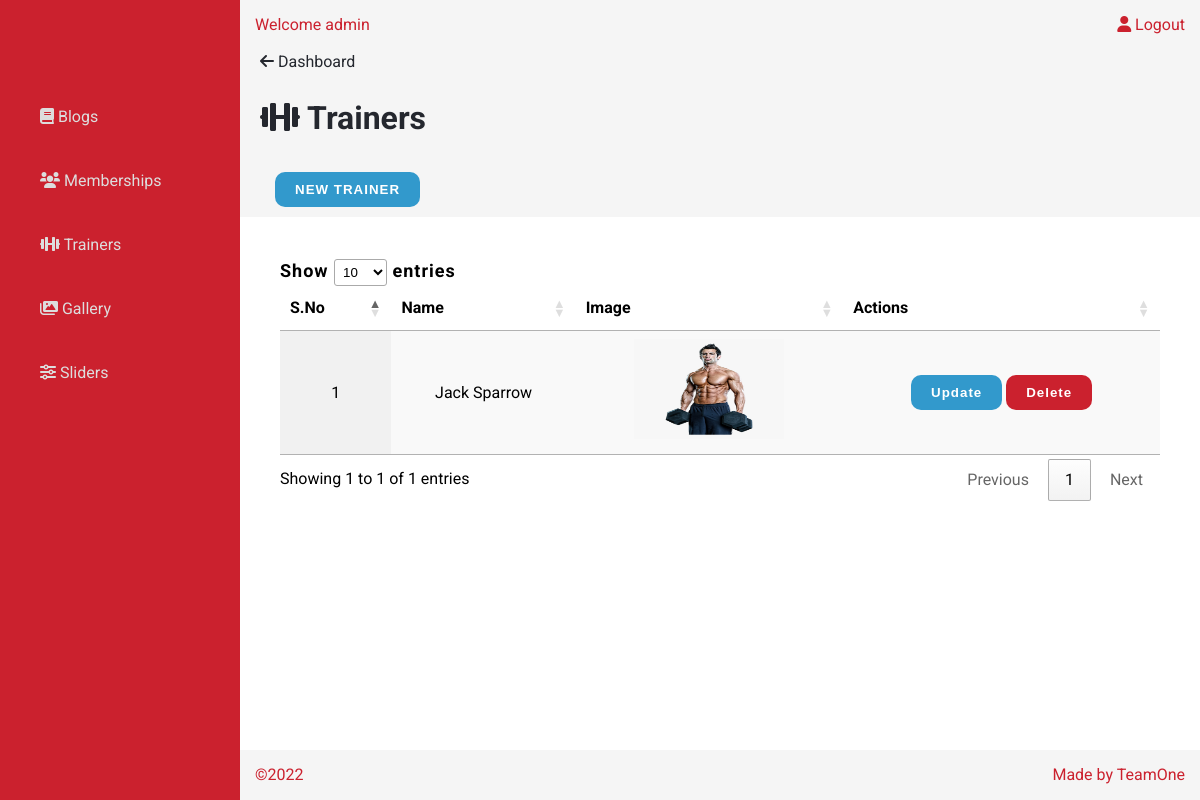
Page /admin/dashboard/trainer/index.php (signed in) on the committed database.
### tables this page shows
CREATE TABLE `trainers` (
  `trainerID` int NOT NULL,
  `name` varchar(50) NOT NULL,
  `description` longtext NOT NULL,
  `email` varchar(50) NOT NULL,
  `imgName` varchar(200) NOT NULL
);

### database/querybuilder.php (called while the page is built, shortened)
<?php
	function db_query($query){
		$connection=db_connect();
		$result=mysqli_query($connection,$query);
		return $result;
	}
	function db_select($query){
		$data = db_query($query);
        if($data == false){
            echo "Database Errors".db_error();
        }else{
            if(mysqli_num_rows($data) > 0) {
                return $data;
              }
	}
}
 ?>

### admin/dashboard/trainer/index.php (the view, shortened to what this page needs)
<?php
    require("../../inc/head.php");
    require("../../inc/header.php");
    require("../../inc/sidebar.php");
    require ("../../../database/querybuilder.php");
    $query = "select * from trainers order by trainerID desc";
    $data=db_select($query);
    ?>
<main>
<div class = "pg-m">
    <p class="breadcrumb"><a href="../main/"><i class="fa-solid fa-arrow-left"></i> Dashboard</a></p>
    <h1 class="pg-heading"><i class="fa-solid fa-dumbbell"></i> Trainers</h1>
    <a href="create.php"><button class=" btn addnew btn-prim"> NEW TRAINER </button></a>
</div>
<div class = 'datatable'>
<table id="table_id" class="display">
<?php
      if (empty($data)){
          echo "<h3>No Data Found</h3>";
    } else { ?>
<thead>
    <tr>
        <th>S.No</th>
        <th>Name</th>
        <th>Image</th>
        <th>Actions</th>
    </tr>
</thead>
<tbody>
    <?php
     $i = 1;
    while($row = mysqli_fetch_assoc($data)) {
        ?>
     <tr>
     <td><?php echo $i; ?></td>
     <td><?php echo $row["name"]; ?></td>
     <td><img width="150" height="100" src="../../../uploads/trainer/<?php echo $row["imgName"];?>"></td>
     <td>
     <form method = "POST" action="../../modules/trainer/actions.php?id=<?php echo $row['trainerID']; ?>" >
            <input class="btn btn-prim" type = "submit" name="update" value="Update"/>
            <input class="btn btn-danger" type = "submit" name="delete" value="Delete" onclick="return confirm('Are you sure you want to delete this trainer?');"/>
            </form>
            </td>
            </tr>
    <?php $i++; } } ?>
</tbody>
</table>
</div>
</main>
<?php require("../../inc/footer.php");?>

### admin/assets/css/style.css (style rules this page uses)
:root { --primary-color:#CB212E; --white:#FFFFFF; --black:#24272E; }
* { margin: 0; padding: 0; box-sizing: border-box; }
a { text-decoration: none; }
body { font-family: 'Roboto', sans-serif; font-size: 1rem; font-weight:400; line-height: 1.5; }
.pg-m { background-color: whitesmoke; padding-bottom: 10px; padding-left: 20px; }
.datatable { padding: 40px; }
table { text-align: center; }
.pg-heading { padding: 20px 0 20px 0; color: #24272E; }
.addnew { margin-left: 15px; margin-top: 10px; }
.btn { padding: 10px 20px; color: var(--white); border-radius: 10px; border: none; font-weight: bold; cursor: pointer; letter-spacing: 1px; }
.btn-prim { background-color:#3299CC; }
.btn-danger { background-color: var(--primary-color); }
.breadcrumb a { color: #24272E; }

### rows in the picture
trainers: name "Jack Sparrow", imgName (picture)

### other values in the picture
$_SESSION['username'] "admin"
